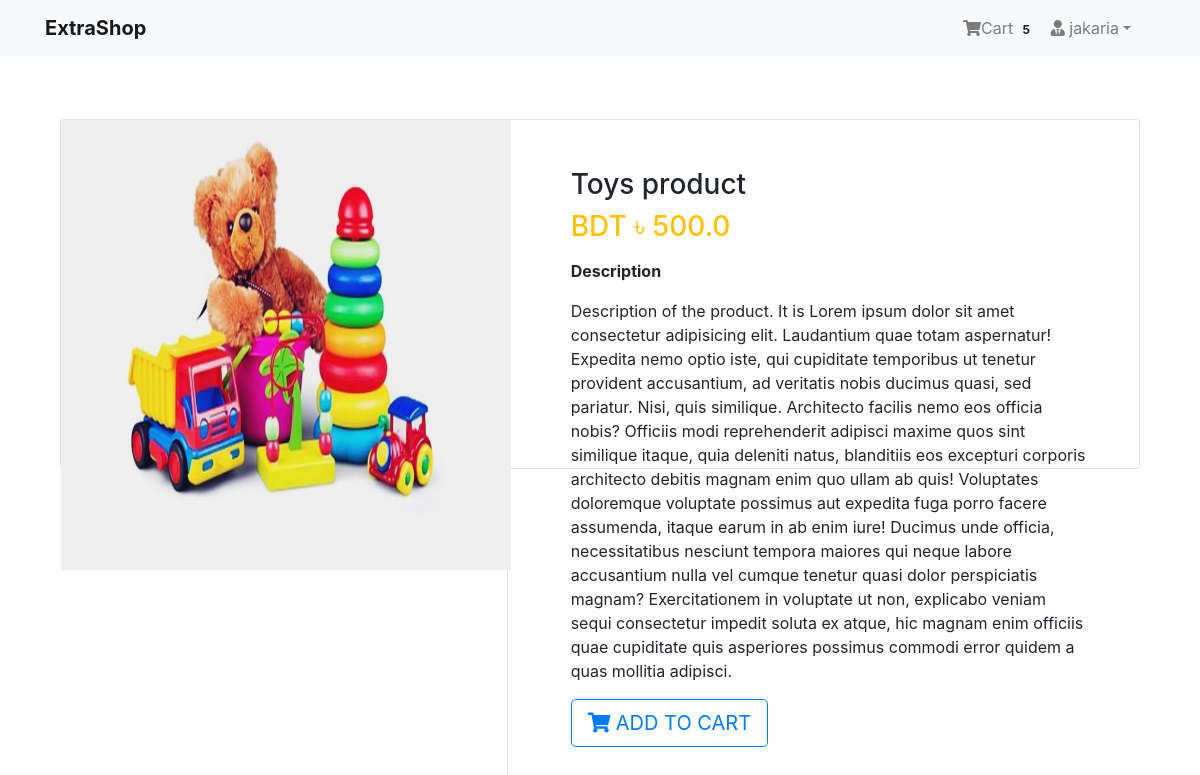
Screenshot of /product/1/ (signed in) with the database file from the repository.
### app_login/models.py (models this page shows, shortened)
class User(AbstractBaseUser, PermissionsMixin):
    email = models.EmailField(unique=True, null=False)
    is_staff = models.BooleanField(
        ugettext_lazy('staff status'),
        default=False,
        help_text=ugettext_lazy(
            'Designates Whether the user can log in this site')
    )
    is_active = models.BooleanField(
        ugettext_lazy('active'),
        default=True,
        help_text=ugettext_lazy(
            ' Designates Whether this user should be treated as active. Unselect this instead of deleting accounts')
    )
    USERNAME_FIELD = 'email'
    objects = MyUserManager()

class Profile(models.Model):
    user = models.OneToOneField(
        User, on_delete=models.CASCADE, related_name='profile')
    username = models.CharField(max_length=264, blank=True)
    full_name = models.CharField(max_length=264, blank=True)
    address_1 = models.TextField(max_length=264, blank=True)
    city = models.CharField(max_length=264, blank=True)
    zipcode = models.CharField(max_length=10, blank=True)
    country = models.CharField(max_length=50, blank=True)
    phone = models.CharField(max_length=20, blank=True)
    date_joined = models.DateTimeField(auto_now_add=True)

### app_order/models.py (models this page shows, shortened)
class Order(models.Model):
    order_items = models.ManyToManyField(Cart)
    user = models.ForeignKey(settings.AUTH_USER_MODEL, on_delete=models.CASCADE)
    ordered = models.BooleanField(default=False)
    created = models.DateTimeField(auto_now_add=True)
    paymentId = models.CharField(max_length=264, blank=True, null=True)
    orderId = models.CharField(max_length=210, blank=True, null=True)

### app_shop/models.py (models this page shows, shortened)
class Product(models.Model):
    mainimage = models.ImageField(upload_to="Products")
    name = models.CharField(max_length=264)
    category = models.ForeignKey(Category, on_delete=models.CASCADE, related_name ='category')
    preview_text = models.TextField(max_length=200, verbose_name='Preview Text')
    detail_text = models.TextField(max_length=1000, verbose_name='Description')
    price = models.FloatField()
    oldprice = models.FloatField(default=0.0)
    created = models.DateTimeField(auto_now_add=True)
    class Meta:
        ordering = ['-created']

### app_shop/views.py (the view)
# urls.py: path('product/<pk>/', views.ProductDetails.as_view(), name='product_details')
class ProductDetails(LoginRequiredMixin, DetailView):
    model = Product
    template_name = 'app_shop/product_details.html'

### app_order/templatetags/cart_tag.py (called while the page is built)
@register.filter
def cart_total(user):
    order = Order.objects.filter(user=user, ordered=False)
    if order.exists():
        return order[0].order_items.count()
    else:
        return 0

### templates/app_shop/product_details.html
{% extends 'base.html' %}
{% block content %}
  <div class="container my-5">
    <div class="card">
      <div class="row">
        <aside class="col-sm-5 border-right">
          <article class="gallery-wrap">
            <div class="img-big-wrap">
              <div>
                <a href="#"> <img src="/media/{{object.mainimage}}"
                style="width:450px"></a>
              </div>
            </div>
          </article>
        </aside>
        <aside class="col-sm-7">
          <article class="card-body p-5">
            <h3 class="title mp-3">{{object.name}}</h3>
            <p class="price-detail-wrap">
              <span class="price h3 text-warning">
                <span class="currency"> BDT &#2547; </span><span class="num">{{object.price}}</span>
              </span>
            </p>
            <dl class="item-property">
              <dt>Description</dt>
              <dd>
                <p>{{object.detail_text|linebreaks}}</p>
              </dd>
            </dl>
            <a href="{% url 'app_order:order' pk=object.pk %}" class="btn btn-lg btn-outline-primary text-uppercase"> <i class="fas fa-shopping-cart"></i> Add to Cart</a>
          </article>
        </aside>
      </div>
    </div>
  </div>
{% endblock %}

### templates/navbar.html (shortened to what this page needs)
{% load cart_tag %}
<nav class="navbar navbar-expand-lg navbar-light bg-light">
  <div class="container">
    <a class="navbar-brand" href="{% url 'app_shop:home' %}"> <b>ExtraShop</b> </a>
  <div class="collapse navbar-collapse" id="navbarNav">
    <ul class="navbar-nav ml-auto">
       {% if request.user.is_authenticated %}
      <li class="nav-item">
          <a href="{% url 'app_order:cart' %}" class="nav-link">
          <i class="fa fa-shopping-cart"></i>Cart <span class="badge badge-light">{{ request.user | cart_total }}</span>
        </a>
      </li>
      <li class="nav-item dropdown mr-3">
        <a class="nav-link dropdown-toggle" href="#" id="navbarDropdown"
        role="button" data-toggle="dropdown" aria-haspopup="true" aria-expanded="false">
      <i class="fas fa-user-tie"></i>
      {{request.user.profile.username}}</a>
      </li>
      {% else %}
      <li class="nav-item">
        <a href="{% url 'app_login:login' %}" class="btn btn-primary">Login</a>
      </li>
      {% endif %}
    </ul>
   </div>
  </div>
</nav>

### static/css/main.css (style rules this page uses)
.gallery-wrap .img-big-wrap img { height: 450px; width: auto; display: inline-block; cursor: zoom-in; }

### templates/base.html (style rules this page uses)
.card { height: 350px; }

### rows the page displays
User: user|cart_total "5", user.profile.username "jakaria"
Product: mainimage (picture), name "Toys product", price "500.0", detail_text "Description of the product. It is Lorem ipsum dolor sit amet consectetur adipisicing elit. Laudantium quae totam aspernatur! Expedita nemo optio iste, qui cupiditate temporibus ut tenetur provident accusantium, ad veritatis nobis ducimus quasi, sed pariatur. Nisi, quis similique. Architecto facilis nemo eos officia nobis? Officiis modi reprehenderit adipisci maxime quos sint similique itaque, quia deleniti natus, blanditiis eos excepturi corporis architecto debitis magnam enim quo ullam ab quis! Voluptates doloremque voluptate possimus aut expedita fuga porro facere assumenda, itaque earum in ab enim iure! Ducimus unde officia, necessitatibus nesciunt tempora maiores qui neque labore…"
